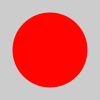
Frame 1 (no input)
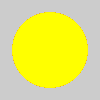
Frame 60 (the mouse pressed at the canvas centre just before this capture)
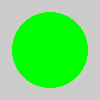
Frame 120 (the mouse held since frame 60 and released just before this capture)

The Processing sketch that drew these frames (run headless with seeded random() and noise(); from frame 60 on, the mouse is pressed at the canvas centre):

// Processing sketch: color_ball
// ── color_ball.pde
int h = 0;

void setup() {
  size(100, 100);
}

void draw() {
  h++;
  if (h > 360) {
    h = 0;
  }

  int[] rgb = hue2rgb(h);
  fill(rgb[0], rgb[1], rgb[2]);
  noStroke();
  ellipse(50, 50, 75, 75);
}

// hsv -> rgb
// s, b は max 固定
// @param h [Integer] hue 0..360 degree
int[] hue2rgb(int h) {
  int[] rgb = new int[3];
  int i = (int) Math.floor(h / 60.0f) % 6;
  int x = (int) ((1 - (float)Math.abs((h / 60.0f) % 2 - 1)) * 255);
  switch(i) {
    case 0:
      rgb[0] = 255;
      rgb[1] = x;
      rgb[2] = 0;
      break;
    case 1:
      rgb[0] = x;
      rgb[1] = 255;
      rgb[2] = 0;
      break;
    case 2:
      rgb[0] = 0;
      rgb[1] = 255;
      rgb[2] = x;
      break;
    case 3:
      rgb[0] = 0;
      rgb[1] = x;
      rgb[2] = 255;
      break;
    case 4:
      rgb[0] = x;
      rgb[1] = 0;
      rgb[2] = 255;
      break;
    case 5:
      rgb[0] = 255;
      rgb[1] = 0;
      rgb[2] = x;
      break;
  }
  return rgb;
}
